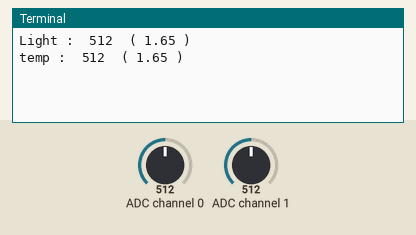
Recording of a program running on a simulated Raspberry Pi (BCM pin numbers). Parts: the last lines printed to the terminal. The inputs (shaded band) are chosen by the test bench; at power-on: ADC channel 0 = 512, ADC channel 1 = 512 (analog values on the 0–1023 scale).

Above: at 1.2 s.
1.3 s: ADC channel 0 set to 716
At 4.3 s:
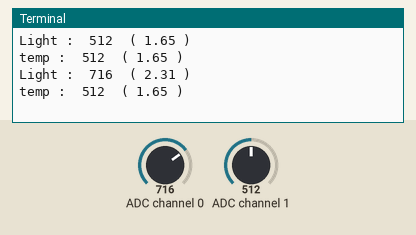
5.2 s: ADC channel 1 set to 716
At 6.6 s:
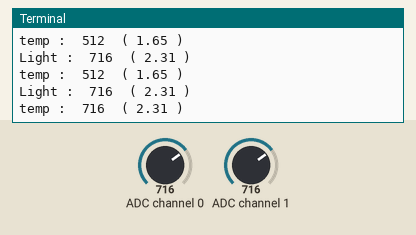
9.1 s: ADC channel 0 set to 900
At 9.1 s:
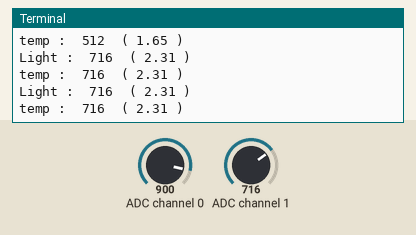
13.0 s: ADC channel 1 set to 900
At 16.0 s:
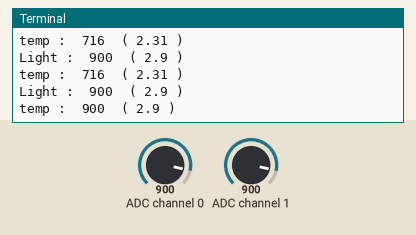
Timing chart, 0 to 17.5 s (numbered marks = the images above; inputs shaded):
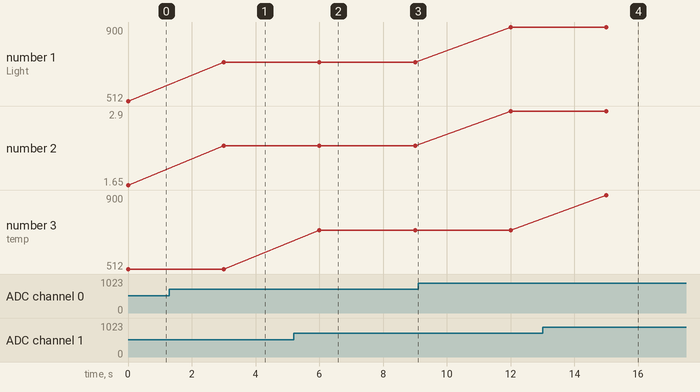

Measured:
- after the input at 1.3 s, the terminal: prints a new line after 1.7 s (image 1)
- after the input at 5.2 s, the terminal: prints a new line after 0.80 s (image 2)
- after the input at 13.0 s, the terminal: prints a new line after 2.0 s (image 4)
- plotted number 1: 512 → 716 after the input at 1.3 s, 716 → 900 after the input at 9.1 s
- plotted number 2: 1.65 → 2.31 after the input at 1.3 s, 2.31 → 2.9 after the input at 9.1 s

The program:

light_new.py
```python
import spidev
import time
import os

# open(bus, device) : open(X,Y) will open /dev/spidev-X.Y
spi = spidev.SpiDev()
spi.open(0,0)
spi.max_speed_hz=1000000

# Read SPI data from MCP3008, Channel must be an integer ch0-7
def ReadADC(ch):
    if ((ch > 7) or (ch < 0)):
       return -1
    adc = spi.xfer2([1,(8+ch)<<4,0])
    data = ((adc[1]&3)<<8) + adc[2]
    return data

# Convert data to voltage level
def ReadVolts(data,deci):
    volts = (data * 3.3) / float(1023)
    volts = round(volts,deci)
    return volts

# Calculate temperature from LM35 data
def ConvertTemp(data,deci):
    temp = data * 100
    temp = round(temp,deci)
    return temp

# Define sensor channels
light_ch = 0
temp_ch  = 1

# Define delay between readings
delay = 3

while True:
  # Read the light sensor data
  light_data = ReadADC(light_ch)
  light_volts = ReadVolts(light_data,2)
  temp_data = ReadADC(temp_ch)
  temp_volts = ReadVolts(temp_data,2)
  # Print out results
  print ("Light : ",light_data," (",light_volts,")")
  print ("temp : ",temp_data," (",temp_volts,")")

  # Delay seconds
  time.sleep(delay)
```
